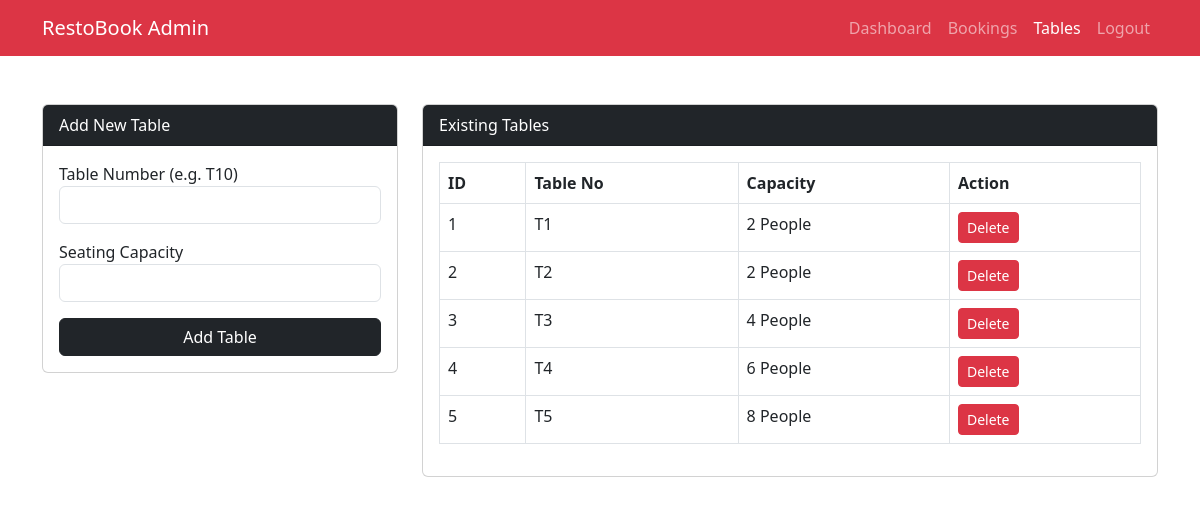
The page /admin/add_table.php (signed in) on the database its author committed.
### tables this page shows
CREATE TABLE restaurant_tables (
    table_id INT(11) NOT NULL AUTO_INCREMENT,
    table_no VARCHAR(20) NOT NULL,
    capacity INT(11) NOT NULL,
    status ENUM('available', 'maintenance') DEFAULT 'available',
    PRIMARY KEY (table_id)
);

### admin/add_table.php (the view, shortened to what this page needs)
<?php
require_once '../config/db.php';
?>
<!DOCTYPE html>
<html lang="en">
<head>
    <link href="https://cdn.jsdelivr.net/npm/bootstrap@5.3.0/dist/css/bootstrap.min.css" rel="stylesheet">
</head>
<body>
<nav class="navbar navbar-expand-lg navbar-dark bg-danger">
  <div class="container">
    <a class="navbar-brand" href="dashboard.php">RestoBook Admin</a>
    <div class="collapse navbar-collapse">
      <ul class="navbar-nav ms-auto">
        <li class="nav-item"><a class="nav-link" href="dashboard.php">Dashboard</a></li>
        <li class="nav-item"><a class="nav-link" href="view_bookings.php">Bookings</a></li>
        <li class="nav-item"><a class="nav-link active" href="add_table.php">Tables</a></li>
        <li class="nav-item"><a class="nav-link" href="logout.php">Logout</a></li>
      </ul>
    </div>
  </div>
</nav>
<div class="container mt-5">
    <div class="row">
        <div class="col-md-4">
            <div class="card">
                <div class="card-header bg-dark text-white">Add New Table</div>
                <div class="card-body">
                    <form method="POST">
                        <div class="mb-3">
                            <label>Table Number (e.g. T10)</label>
                            <input type="text" name="table_no" class="form-control" required>
                        </div>
                        <div class="mb-3">
                            <label>Seating Capacity</label>
                            <input type="number" name="capacity" class="form-control" required>
                        </div>
                        <button type="submit" class="btn btn-dark w-100">Add Table</button>
                    </form>
                </div>
            </div>
        </div>
        <div class="col-md-8">
            <div class="card">
                <div class="card-header bg-dark text-white">Existing Tables</div>
                <div class="card-body">
                    <table class="table table-bordered">
                        <thead>
                            <tr>
                                <th>ID</th>
                                <th>Table No</th>
                                <th>Capacity</th>
                                <th>Action</th>
                            </tr>
                        </thead>
                        <tbody>
                            <?php
                            $result = $conn->query("SELECT * FROM restaurant_tables");
                            while($row = $result->fetch_assoc()):
                            ?>
                            <tr>
                                <td><?php echo $row['table_id']; ?></td>
                                <td><?php echo $row['table_no']; ?></td>
                                <td><?php echo $row['capacity']; ?> People</td>
                                <td>
                                    <a href="add_table.php?delete=<?php echo $row['table_id']; ?>" class="btn btn-sm btn-danger" onclick="return confirm('Delete this table?');">Delete</a>
                                </td>
                            </tr>
                            <?php endwhile; ?>
                        </tbody>
                    </table>
                </div>
            </div>
        </div>
    </div>
</div>
</body>
</html>

### rows shown on the page
restaurant_tables: table_id "1", table_no "T1", capacity "2"
restaurant_tables: table_id "2", table_no "T2", capacity "2"
restaurant_tables: table_id "3", table_no "T3", capacity "4"
restaurant_tables: table_id "4", table_no "T4", capacity "6"
restaurant_tables: table_id "5", table_no "T5", capacity "8"
